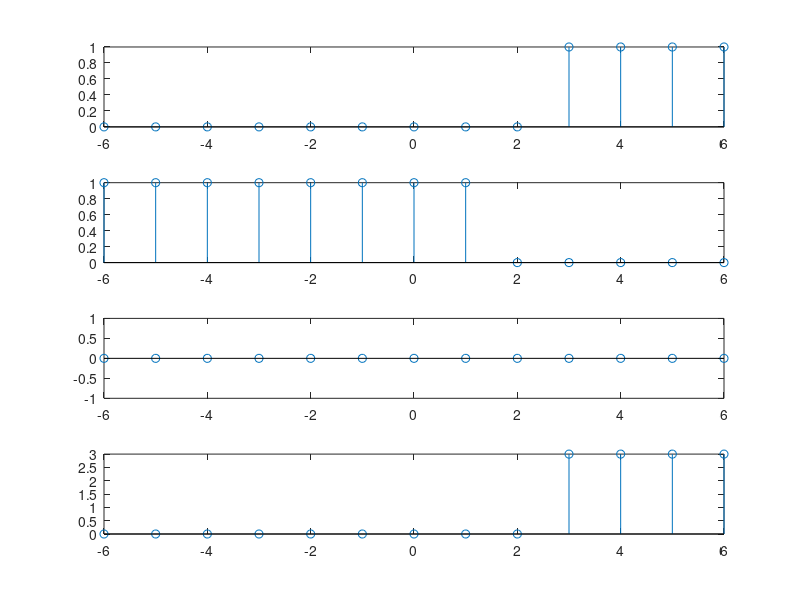

Write the MATLAB code that produced this figure.
n1 = -6: 6;
u1 = [zeros(1,(13-4)) ones(1,4)];
n2 = -6: 6;
u2 = [ones(1,13-5) zeros(1,5)];
n = min(min(n1), min(n2)) : max(max(n1), max(n2));
y1 = zeros(1,length(n));
y2 = zeros(1,length(n));
y1((n>=min(n1))& (n<=max(n1))==1) = u1;
y2((n>=min(n2)) & (n<=max(n2))==1) = u2;
y = y1 .* y2;
subplot(4,1,1);
stem(n,y1);
subplot(4,1,2);
stem(n,y2);
subplot(4,1,3);
stem(n,y);
subplot(4,1,4);
y3 = y1 .* 3;
%3u(n-1);
stem(n,y3);

